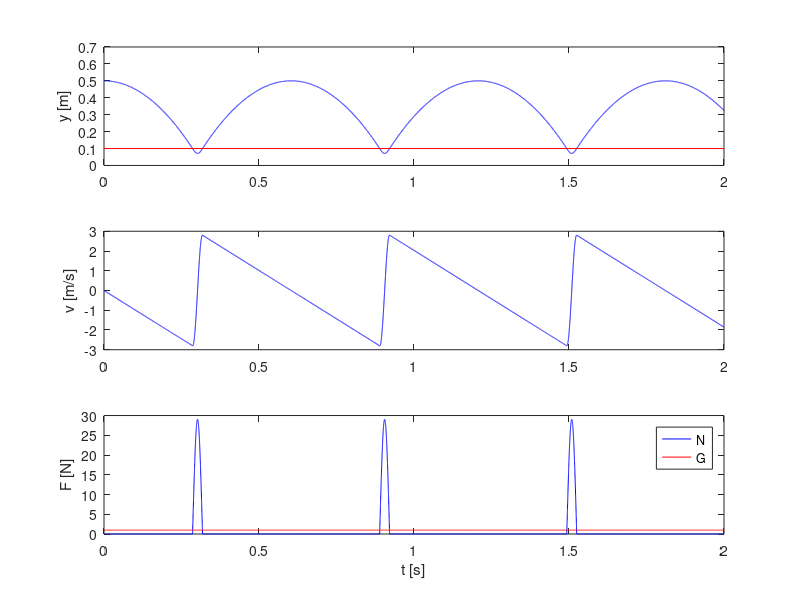

Recreate this plot in MATLAB.
clear all; clf;
% Initialize
m = 0.1;    % kg
k = 1000.0; % N/m
R = 0.1;    % m
v0 = 0.0;   % m/s
y0 = 0.5;   % m
g = 9.8;    % m/s
time = 2.0; % s
% Numerical setup
dt = 0.0001; % s
n = ceil(time/dt);
t = zeros(n,1);
y = zeros(n,1);
v = zeros(n,1);
N = zeros(n,1);
% Initial values
y(1) = y0;
v(1) = v0;
% Simulation loop
for i = 1:n-1
    if (y(i)>R)
        N(i) = 0.0;
    else
        N(i) = k*(R-y(i));
    end
    Fnet = N(i) - m*g;
    a = Fnet/m;
    v(i+1) = v(i) + a*dt;
    y(i+1) = y(i) + v(i+1)*dt;
    t(i+1) = t(i) + dt;
end
% Plot results
figure(1)
subplot(3,1,1)
plot(t,y,'-b',[t(1) t(end-1)],[R R],'-r')
ylabel('y [m]')
subplot(3,1,2)
plot(t,v,'-b')
ylabel('v [m/s]')
subplot(3,1,3)
G = m*g*ones(n,1);
plot(t,N,'-b',t,G,'-r');
xlabel('t [s]')
ylabel('F [N]')
legend('N','G');  

